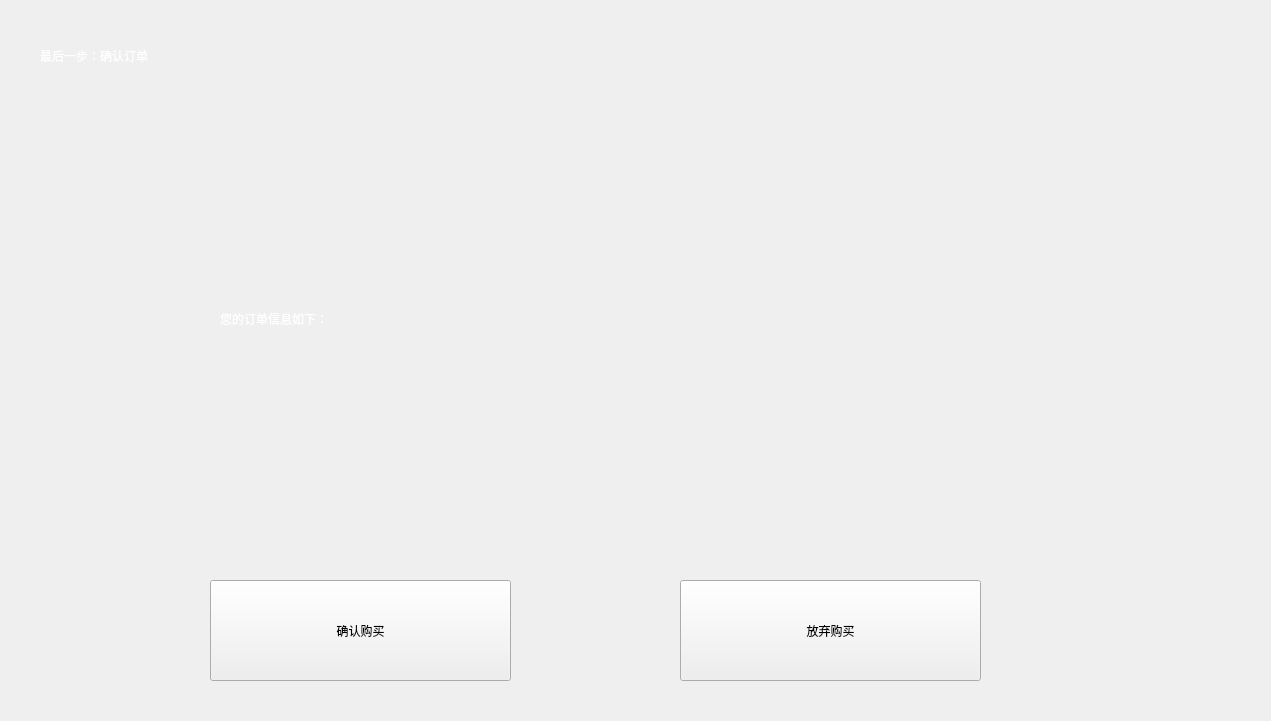
   <widget class="QWidget" name="submit" native="true">
    <property name="geometry">
     <rect>
      <x>40</x>
      <y>20</y>
      <width>1271</width>
      <height>721</height>
     </rect>
    </property>
    <widget class="QLabel" name="label_step3">
     <property name="geometry">
      <rect>
       <x>40</x>
       <y>30</y>
       <width>311</width>
       <height>51</height>
      </rect>
     </property>
     <property name="styleSheet">
      <string notr="true">font: 18pt &quot;楷体&quot;;
color: rgb(255, 255, 255);</string>
     </property>
     <property name="text">
      <string>最后一步：确认订单</string>
     </property>
    </widget>
    <widget class="QLabel" name="content">
     <property name="geometry">
      <rect>
       <x>220</x>
       <y>130</y>
       <width>901</width>
       <height>391</height>
      </rect>
     </property>
     <property name="styleSheet">
      <string notr="true">font: 16pt &quot;黑体&quot;;
color: rgb(255, 255, 255);</string>
     </property>
     <property name="text">
      <string>您的订单信息如下：
</string>
     </property>
    </widget>
    <widget class="QPushButton" name="submit_2">
     <property name="geometry">
      <rect>
       <x>210</x>
       <y>580</y>
       <width>301</width>
       <height>101</height>
      </rect>
     </property>
     <property name="text">
      <string>确认购买</string>
     </property>
    </widget>
    <widget class="QPushButton" name="cancel">
     <property name="geometry">
      <rect>
       <x>680</x>
       <y>580</y>
       <width>301</width>
       <height>101</height>
      </rect>
     </property>
     <property name="text">
      <string>放弃购买</string>
     </property>
    </widget>
   </widget>
